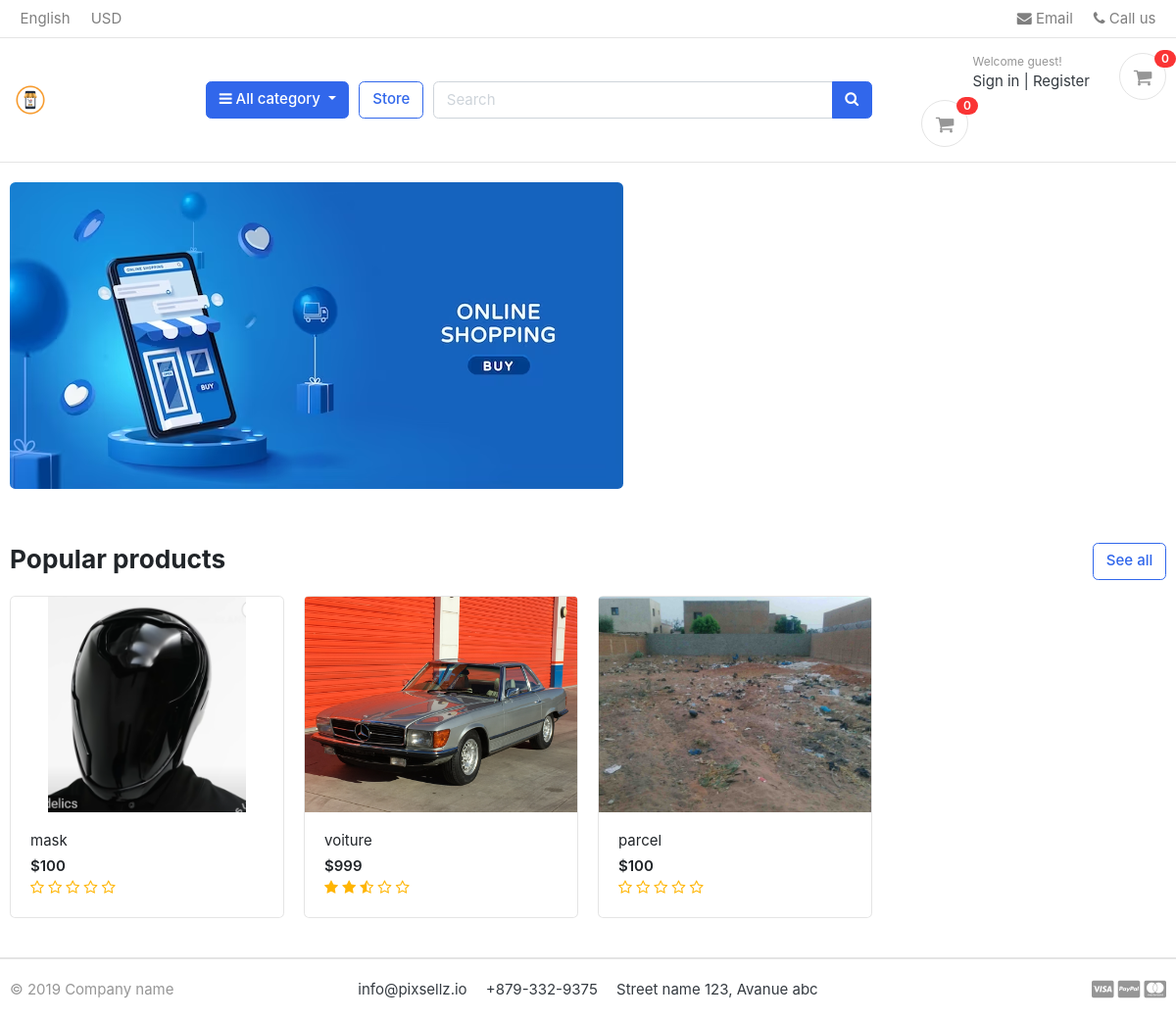
The page / on the database its author committed.
### store/models.py (models this page shows, shortened)
class Product(models.Model):
    product_name = models.CharField(max_length=200, unique=True)
    slug = models.SlugField(max_length=200, unique=True)
    description = models.TextField(max_length=500, blank=True)
    price = models.IntegerField()
    images = models.ImageField(upload_to='photos/products',)
    stock = models.IntegerField()
    is_available = models.BooleanField(default=True)
    category = models.ForeignKey(category, on_delete=models.CASCADE)
    created_date = models.DateTimeField(auto_now_add=True)
    modified_date = models.DateTimeField(auto_now=True)
    def get_url(self):
        return reverse('product_detail',args=[self.category.slug, self.slug])
    def averageReview(self):
        reviews = ReviewRating.objects.filter(product=self, status=True).aggregate(average=Avg('rating'))
        avg = 0
        if reviews['average'] is not None:
            avg = float(reviews['average'])
        return avg

### YMBECOM/views.py (the view)
# urls.py: 2. Add a URL to urlpatterns:  path('', views.home, name='home')
def home(request):
    products = Product.objects.all().filter(is_available=True).order_by('created_date')
    for product in products:
        reviews = ReviewRating.objects.filter(product_id=product.id, status=True)
    context = {
        'products':products,
        'reviews':reviews
    }
    return render(request, 'home.html', context)

### carts/context_processors.py (called while the page is built)
def counter(request):
    cart_count = 0
    if 'admin' in request.path:
        return {}
    else:
        try:
            cart = Cart.objects.filter(cart_id=_cart_id(request))
            if request.user.is_authenticated:
                cart_items = CartItem.objects.all().filter(user=request.user)
            else:
                cart_items = CartItem.objects.all().filter(cart=cart[:1])
            for cart_item in cart_items:
                cart_count += cart_item.quantity
        except Cart.DoesNotExist:
            cart_count = 0
    return dict(cart_count=cart_count)

### carts/views.py (called while the page is built)
def _cart_id(request):
    session_key = request.session.session_key
    if not session_key:
        session_key = request.session.create()
    return session_key

### category/context_processors.py (called while the page is built)
def menu_links(request):
    links= category.objects.all()
    return dict(links=links)

### category/models.py (called while the page is built)
    def get_url(self):
        return reverse('products_by_category', args=[self.slug])

### templates/home.html
{% extends 'base.html'%}
{% load static %}
{% block content%}
<section class="section-intro padding-y-sm">
<div class="container">
<div class="intro-banner-wrap">
	<a href="{{product.get_url}}"><img src="{% static 'static/images/banners/1.jpg'%}" class="img-fluid rounded"></a>
</div>
</div>
</section>
<section class="section-name padding-y-sm">
<div class="container">
<header class="section-heading">
	<a href="{% url 'store'%}" class="btn btn-outline-primary float-right">See all</a>
	<h3 class="section-title">Popular products</h3>
</header>
<div class="row">
	{% for product in products%}
	<div class="col-md-3">
		<div class="card card-product-grid">
			<a href="{{product.get_url}}" class="img-wrap"> <img src="{{product.images.url}}"> </a>
			<figcaption class="info-wrap">
				<a href="{{product.get_url}}" class="title">{{product.product_name}}</a>
				<div class="price mt-1">${{product.price}}</div>
				<div class="rating-star">
					<span>
						<i class="fa fa-star{% if product.averageReview < 0.5 %}-o{% elif product.averageReview  <= 0.5 and product.averageReview < 1 %}-half-o{% endif %}" aria-hidden="true"></i>
						<i class="fa fa-star{% if product.averageReview < 1.5 %}-o{% elif product.averageReview  <= 1.5 and product.averageReview < 2 %}-half-o{% endif %}" aria-hidden="true"></i>
						<i class="fa fa-star{% if product.averageReview < 2.5 %}-o{% elif product.averageReview  <= 2.5 and product.averageReview < 3 %}-half-o{% endif %}" aria-hidden="true"></i>
						<i class="fa fa-star{% if product.averageReview < 3.5 %}-o{% elif product.averageReview  <= 3.5 and product.averageReview < 4 %}-half-o{% endif %}" aria-hidden="true"></i>
						<i class="fa fa-star{% if product.averageReview < 4.5 %}-o{% elif product.averageReview  <= 4.5 and product.averageReview < 5 %}-half-o{% endif %}" aria-hidden="true"></i>
					</span>
				</div>
			</figcaption>
		</div>
	</div>
	{%endfor%}
</div>
</div>
</section>
</body>
</html>
{% endblock content%}

### static/css/ui.css (style rules this page uses)
html { font-family: "Inter", sans-serif; font-size: 15px; }
.img-wrap { text-align: center; display: block; }
.img-wrap img { max-width: 100%; }
.padding-y-sm { padding-top: 20px; padding-bottom: 20px; }
.section-heading { margin-bottom: 20px; margin-top: 15px; }
.section-title { color: #212529; }
[class*=card-product] a.title { color: #212529; display: block; }
[class*=card-product] .img-wrap { overflow: hidden; position: relative; }
[class*=card-product] .img-wrap img { height: 100%; max-width: 100%; width: auto; display: inline-block; -o-object-fit: cover; object-fit: cover; }
.card-product-grid { margin-bottom: 20px; }
.card-product-grid .img-wrap { border-radius: 0.2rem 0.2rem 0 0; height: 220px; }
.card-product-grid .info-wrap { overflow: hidden; padding: 18px 20px; }
.card .img-wrap { overflow: hidden; }
.price { font-weight: 600; color: #212529; }

### static/css/custom.css (style rules this page uses)
.rating-star i { color: #ffb503; }

### rows shown on the page
Product: images (picture), product_name "mask", price "100"
Product: images (picture), product_name "voiture", price "999"
Product: images (picture), product_name "parcel", price "100"

### other values the page prints
{{ cart_count }} "0"
